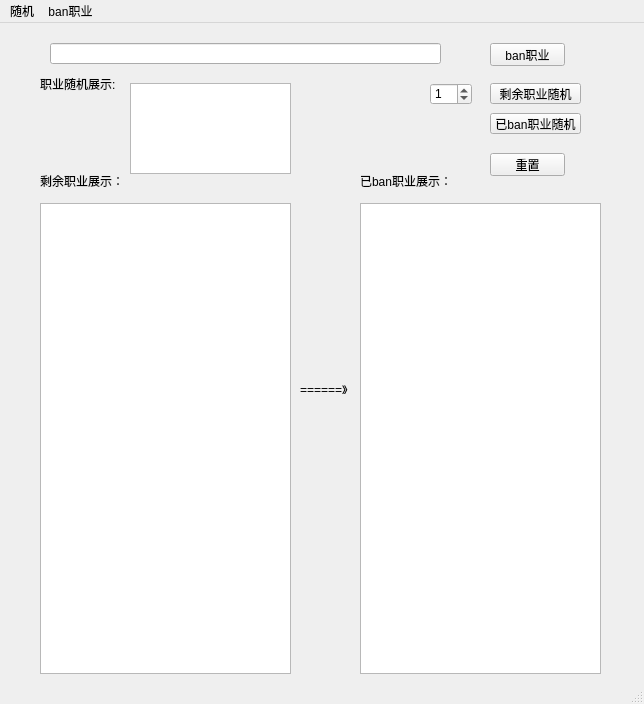
<?xml version="1.0" encoding="UTF-8"?>
<ui version="4.0">
 <class>MainWindow</class>
 <widget class="QMainWindow" name="MainWindow">
  <property name="geometry">
   <rect>
    <x>0</x>
    <y>0</y>
    <width>644</width>
    <height>704</height>
   </rect>
  </property>
  <property name="windowTitle">
   <string>MainWindow</string>
  </property>
  <widget class="QWidget" name="centralwidget">
   <widget class="QPushButton" name="pushButton">
    <property name="geometry">
     <rect>
      <x>490</x>
      <y>20</y>
      <width>75</width>
      <height>23</height>
     </rect>
    </property>
    <property name="text">
     <string>ban职业</string>
    </property>
   </widget>
   <widget class="QPushButton" name="pushButton_2">
    <property name="geometry">
     <rect>
      <x>490</x>
      <y>130</y>
      <width>75</width>
      <height>23</height>
     </rect>
    </property>
    <property name="text">
     <string>重置</string>
    </property>
   </widget>
   <widget class="QLabel" name="label_3">
    <property name="geometry">
     <rect>
      <x>360</x>
      <y>150</y>
      <width>101</width>
      <height>16</height>
     </rect>
    </property>
    <property name="text">
     <string>已ban职业展示：</string>
    </property>
   </widget>
   <widget class="QPushButton" name="pushButton_3">
    <property name="geometry">
     <rect>
      <x>490</x>
      <y>60</y>
      <width>91</width>
      <height>21</height>
     </rect>
    </property>
    <property name="text">
     <string>剩余职业随机</string>
    </property>
   </widget>
   <widget class="QTextBrowser" name="textBrowser">
    <property name="geometry">
     <rect>
      <x>40</x>
      <y>180</y>
      <width>251</width>
      <height>471</height>
     </rect>
    </property>
   </widget>
   <widget class="QLabel" name="label_4">
    <property name="geometry">
     <rect>
      <x>40</x>
      <y>150</y>
      <width>101</width>
      <height>16</height>
     </rect>
    </property>
    <property name="text">
     <string>剩余职业展示：</string>
    </property>
   </widget>
   <widget class="QTextBrowser" name="textBrowser_2">
    <property name="geometry">
     <rect>
      <x>360</x>
      <y>180</y>
      <width>241</width>
      <height>471</height>
     </rect>
    </property>
   </widget>
   <widget class="QLabel" name="label">
    <property name="geometry">
     <rect>
      <x>300</x>
      <y>360</y>
      <width>54</width>
      <height>12</height>
     </rect>
    </property>
    <property name="text">
     <string>======》</string>
    </property>
   </widget>
   <widget class="QLineEdit" name="lineEdit">
    <property name="geometry">
     <rect>
      <x>50</x>
      <y>20</y>
      <width>391</width>
      <height>21</height>
     </rect>
    </property>
   </widget>
   <widget class="QLabel" name="label_2">
    <property name="geometry">
     <rect>
      <x>40</x>
      <y>50</y>
      <width>111</width>
      <height>21</height>
     </rect>
    </property>
    <property name="text">
     <string>职业随机展示:</string>
    </property>
   </widget>
   <widget class="QSpinBox" name="spinBox">
    <property name="geometry">
     <rect>
      <x>430</x>
      <y>60</y>
      <width>42</width>
      <height>22</height>
     </rect>
    </property>
    <property name="value">
     <number>1</number>
    </property>
   </widget>
   <widget class="QPushButton" name="pushButton_4">
    <property name="geometry">
     <rect>
      <x>490</x>
      <y>90</y>
      <width>91</width>
      <height>21</height>
     </rect>
    </property>
    <property name="text">
     <string>已ban职业随机</string>
    </property>
   </widget>
   <widget class="QTextBrowser" name="textBrowser_3">
    <property name="geometry">
     <rect>
      <x>130</x>
      <y>60</y>
      <width>161</width>
      <height>91</height>
     </rect>
    </property>
   </widget>
  </widget>
  <widget class="QMenuBar" name="menubar">
   <property name="geometry">
    <rect>
     <x>0</x>
     <y>0</y>
     <width>644</width>
     <height>23</height>
    </rect>
   </property>
   <widget class="QMenu" name="menu">
    <property name="title">
     <string>随机</string>
    </property>
   </widget>
   <widget class="QMenu" name="menuban">
    <property name="title">
     <string>ban职业</string>
    </property>
   </widget>
   <addaction name="menu"/>
   <addaction name="menuban"/>
  </widget>
  <widget class="QStatusBar" name="statusbar"/>
 </widget>
 <resources/>
 <connections/>
</ui>
